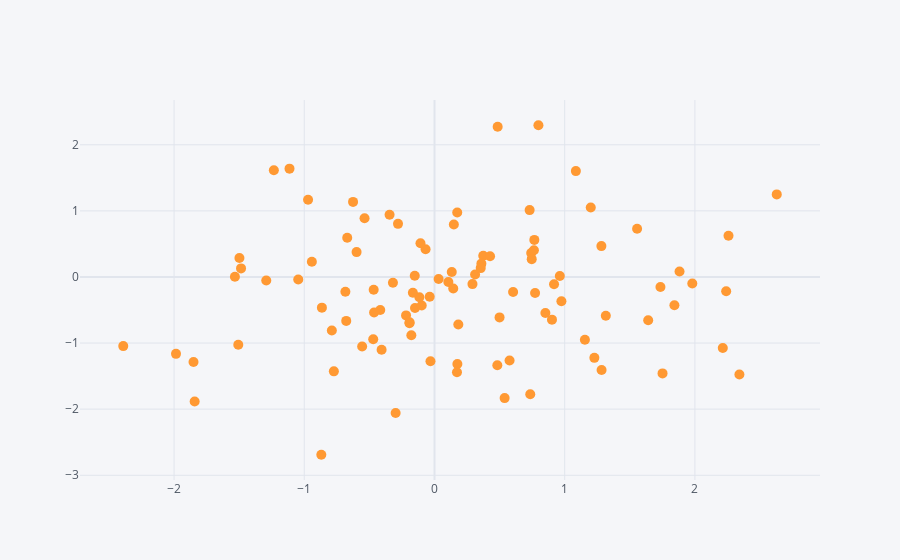

Notebook source saved alongside this figure:
### Markdown cell above
## Scatter

### Code cell
df.iplot(kind='scatter',x='A',y='B',mode='markers',size=10)
